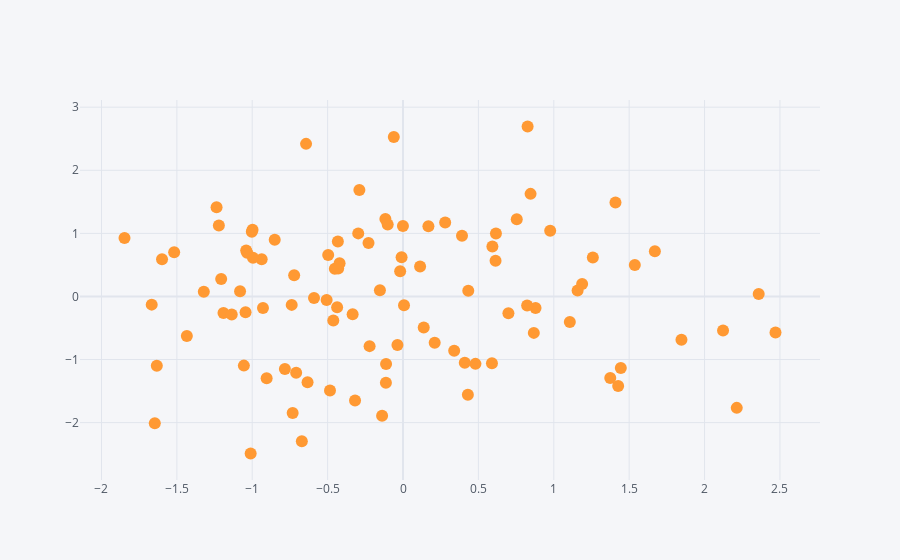

Notebook code cell kept with this figure:
### Code cell
data1.iplot(kind='scatter', x='A', y='B', mode='markers')
